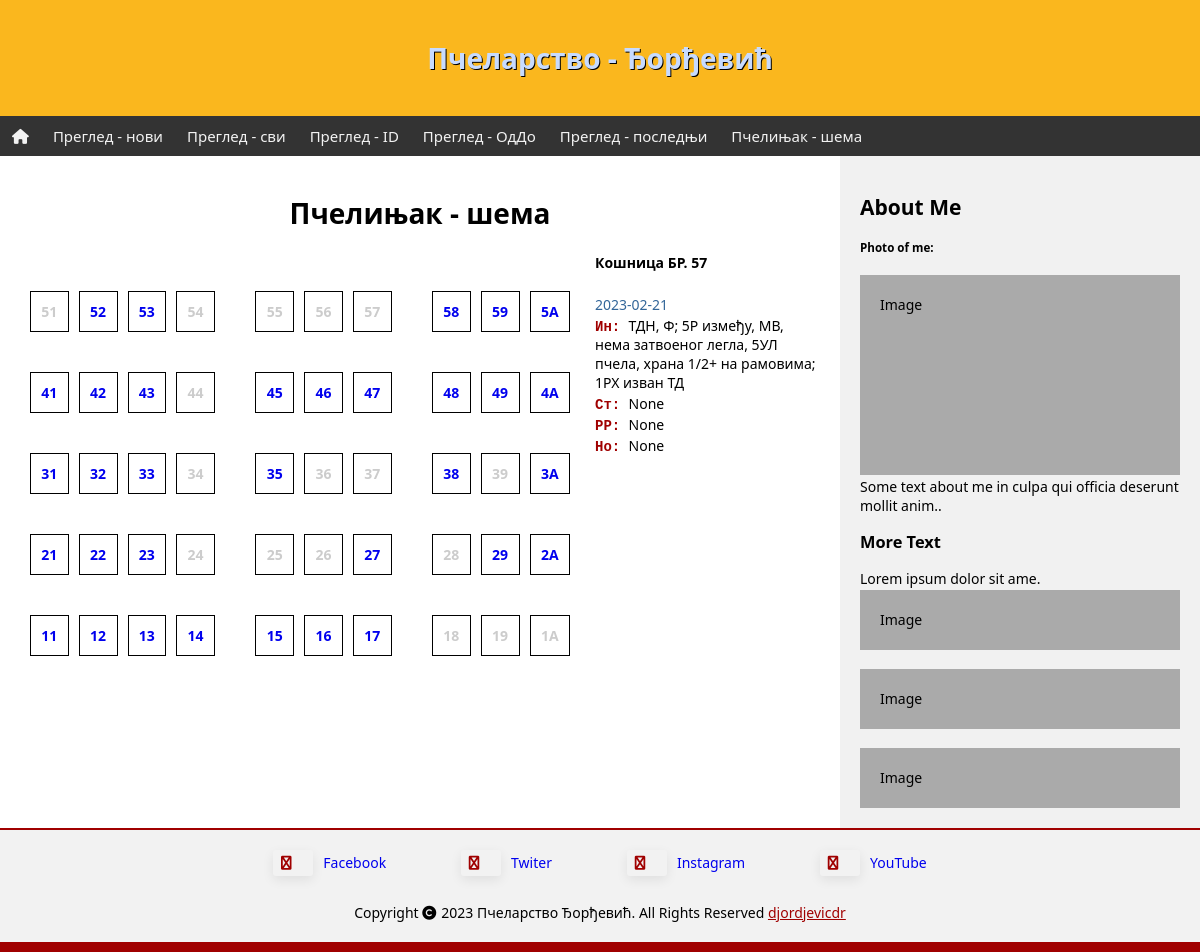
/shema?hive_id=57, run on an earlier commit of the app's database.
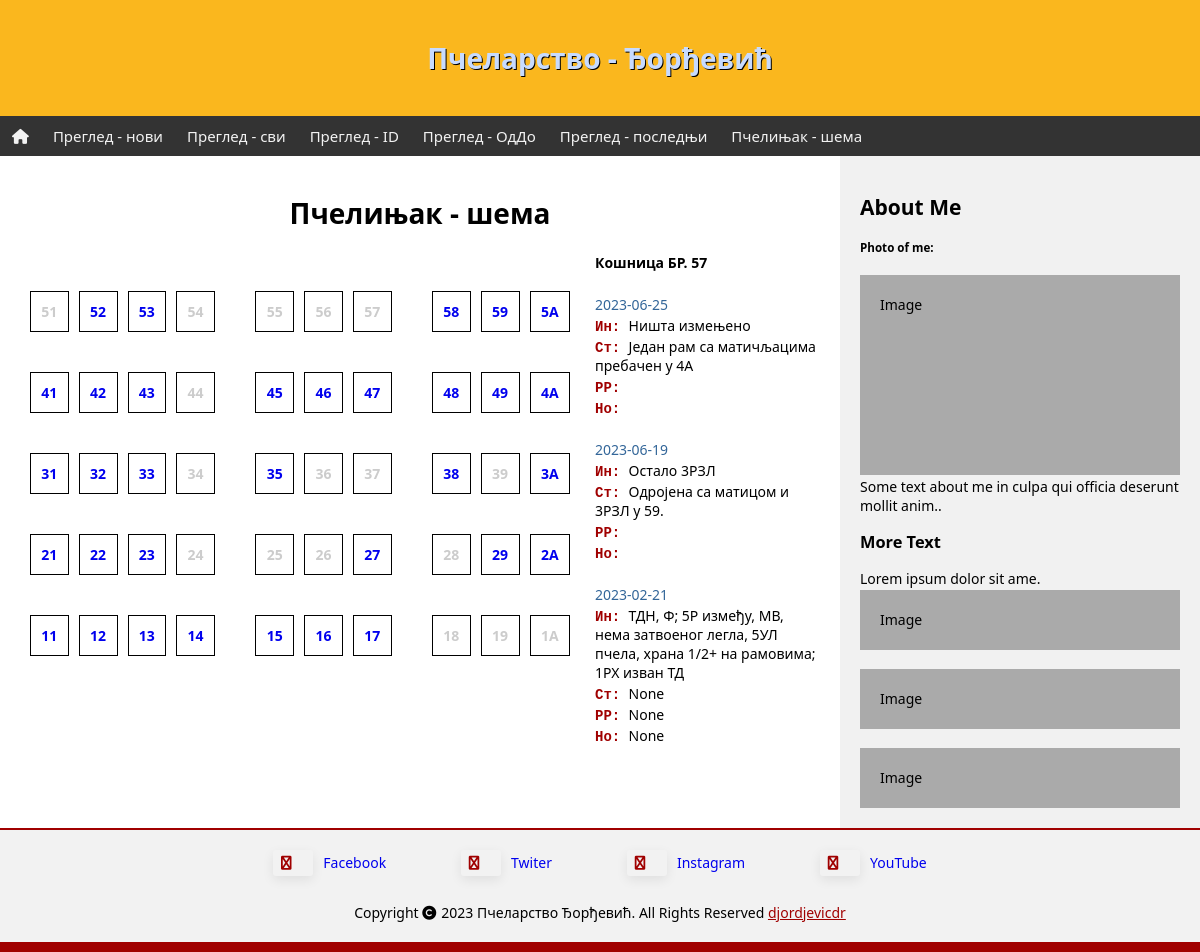
And on a later commit of the database.
### tables this page shows
CREATE TABLE inspect (id INTEGER PRIMARY KEY ASC AUTOINCREMENT NOT NULL, hive_id TEXT (2) NOT NULL, date DATE NOT NULL, state VARCHAR (255), interv VARCHAR (255), frames VARCHAR (127), note VARCHAR (255));

### app.py (the view)
@app.route("/shema")
def shema():
    shema = [
    [
        ["51", 0], ["52", 1], ["53", 1], ["54", 0], ["  ", 0], ["55", 0], ["56", 0], ["57", 0], ["  ", 0], ["58", 1], ["59", 1], ["5A", 1]
    ],
    [
        ["41", 1], ["42", 1], ["43", 1], ["44", 0], ["  ", 0], ["45", 1], ["46", 1], ["47", 1], ["  ", 0], ["48", 1], ["49", 1], ["4A", 1]
    ],
    [
        ["31", 1], ["32", 1], ["33", 1], ["34", 0], ["  ", 0], ["35", 1], ["36", 0], ["37", 0], ["  ", 0], ["38", 1], ["39", 0], ["3A", 1]
    ],
    [
        ["21", 1], ["22", 1], ["23", 1], ["24", 0], ["  ", 0], ["25", 0], ["26", 0], ["27", 1], ["  ", 0], ["28", 0], ["29", 1], ["2A", 1]
    ],
    [
        ["11", 1], ["12", 1], ["13", 1], ["14", 1], ["  ", 0], ["15", 1], ["16", 1], ["17", 1], ["  ", 0], ["18", 0], ["19", 0], ["1A", 0]
    ],
    ]
    db = os.path.join(app.root_path, 'pcelinjak.db')
    con = sqlite3.connect(db)
    cur = con.cursor()
    hive_id = request.args.get("hive_id")
    if hive_id == None:
        return render_template("shema.html", hive_id=None, review=None, shema=shema)
    else:
        sql="""
        SELECT date, hive_id, interv, state, frames, note
        FROM inspect
        WHERE hive_id=?
        ORDER BY date DESC, id DESC
        """
        cur.execute(sql, (hive_id,))
        rew=cur.fetchall()
        con.close()
        return render_template("shema.html", hive_id=hive_id, review=rew, shema=shema)

### templates/shema.html
{% extends 'template.html' %}
{% block content %}
<h1>Пчелињак - шема</h1>
<div class="shema">
  <div style="flex: 70%;">
    <table class="tshema">
      {% for i in range(5) %}
        <tr>
          {% for j in range(12) %}
            {% if shema[i][j][0] !="  " %}
              <td>
                {% if shema[i][j][1] %}
                  <a class="shemaid" href="shema?hive_id={{ shema[i][j][0] }}">
                {% else %}
                  <a class="shemaid_na" href="shema?hive_id={{ shema[i][j][0] }}">
                {% endif%}
                <b>{{ shema[i][j][0] }}</b>
                </a>
              </td>
            {% else %}
                <td style="border: 0;"></td>
            {% endif %}
          {% endfor %}
        </tr>
      {% endfor %}
    </table>
  </div>
  <div style="flex: 30%; padding-left: 15px;">
    {% if review != None %}
      <p><b>Кошница БР. {{ hive_id }}</b></p>
      <br>
      {% for (date, hive_id, state, interv, frames, note) in review %}
        <p style="color: #336699">{{ date }}</p>
	      <p><span class="vst">Ин: </span>{{ interv }}</p>
        <p><span class="vst">Ст: </span>{{ state }}</p>
	      <p><span class="vst">РР: </span>{{ frames }}</p>
	      <p><span class="vst">Но: </span>{{ note }}</p>
        <br>
      {% endfor %}
    {% endif %}
  </div>
</div>
{% endblock content %}

What changed in the data, as far as the page shows it:
added inspect: date "2023-06-25", state "Ништа измењено", interv "Један рам са матичљацима пребачен у 4А"
added inspect: date "2023-06-19", state "Остало 3РЗЛ", interv "Одројена са матицом и 3РЗЛ у 59."
